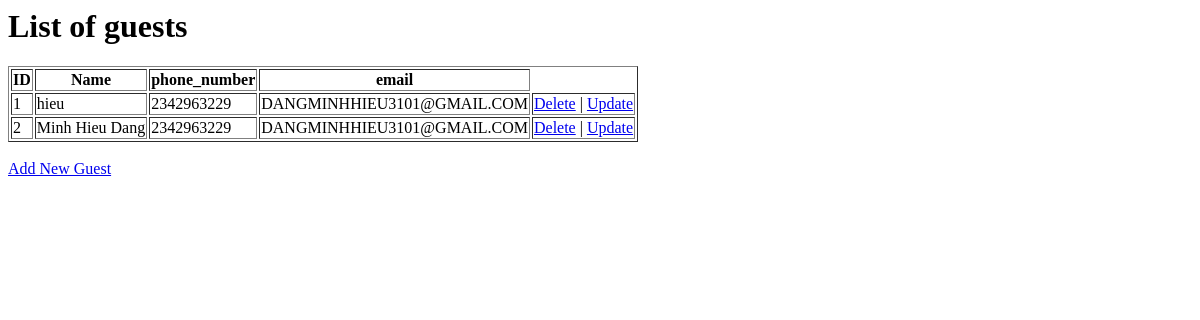
/list, run on an earlier commit of the app's database.
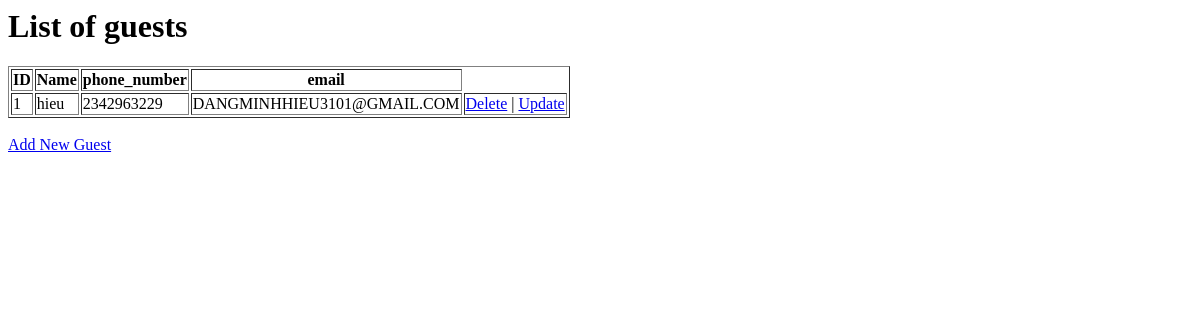
And on a later commit of the database.
### tables this page shows
CREATE TABLE guests (
    id INTEGER PRIMARY KEY AUTOINCREMENT,
    name TEXT NOT NULL,
    phone_number TEXT NOT NULL,
    email TEXT NOT NULL
);

### app.py (the view)
@app.route("/")
@app.route("/list")
def get_list():
    guests = database.get_guest_list()
    return render_template("guest_list.html", guests=guests)

### database.py (called while the page is built)
def get_guest_list():
    cursor = connection.cursor()
    cursor.execute(""" SELECT * FROM guests """)
    guests = cursor.fetchall()
    guest_list = []
    for guest in guests:
        guest_list.append({
            'id': guest[0],
            'name': guest[1],
            'phone_number': guest[2],
            'email': guest[3],
        })
    return guest_list

### templates/guest_list.html (shortened to what this page needs)
<html>
<head>
</head>
<body>
    <h1>List of guests</h1>
    <table border="1">
        <tr>
            <th>ID</th>
            <th>Name</th>
            <th>phone_number</th>
            <th>email</th>
        </tr>
        {% for guest in guests %}
        <tr>
            <td>{{ guest['id'] }}</td>
            <td>{{ guest['name'] }}</td>
            <td>{{ guest['phone_number'] }}</td>
            <td>{{ guest['email'] }}</td>
            <td>
                <a href="/delete_guest/{{ guest['id'] }}">Delete</a> |
                <a href="/update_guest/{{ guest['id'] }}">Update</a>
            </td>
        </tr>
        {% endfor %}
    </table>
    <br>
    <a href="/create_guest">Add New Guest</a>
</body>
</html>

What changed in the data, as far as the page shows it:
removed guests: id "2", name "Minh Hieu Dang", phone_number "2342963229", email "DANGMINHHIEU3101@GMAIL.COM"
